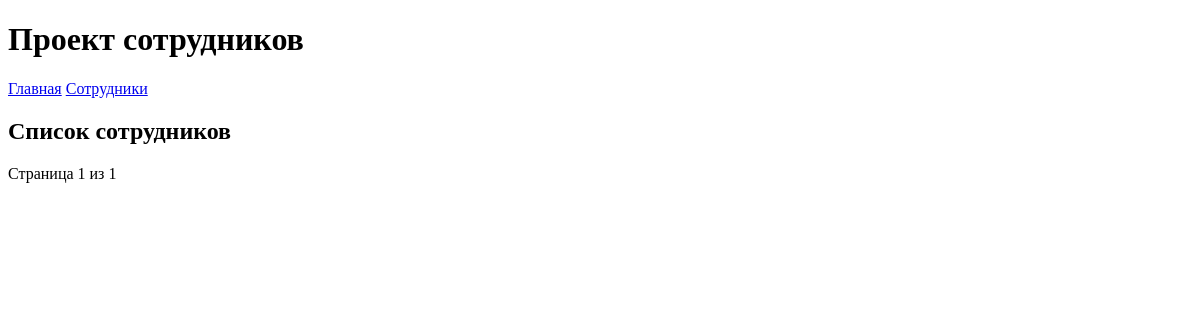
The app's page /employees/, older data.
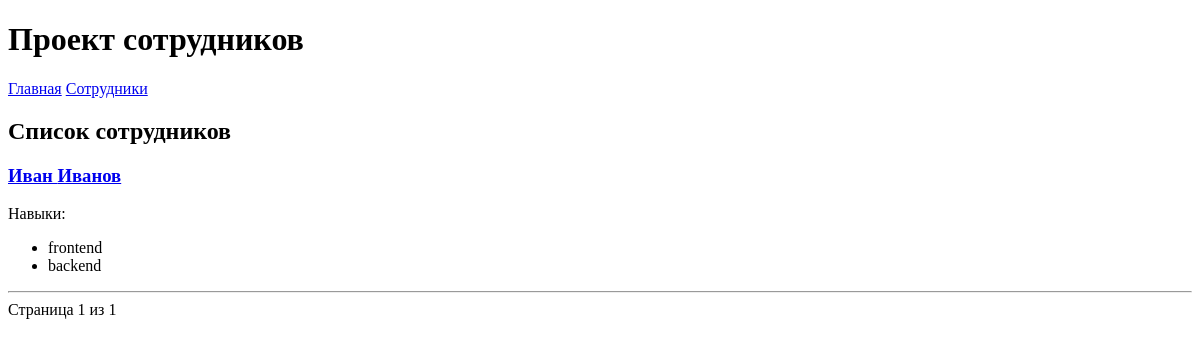
The same page, newer data.
### employees/models.py (models this page shows, shortened)
class Employee(models.Model):
    user = models.OneToOneField(User, on_delete=models.CASCADE)
    first_name = models.CharField(max_length=100)
    last_name = models.CharField(max_length=100)
    middle_name = models.CharField(max_length=100, blank=True)
    skills = models.ManyToManyField(Skill)
    skill_level = models.IntegerField()
    description = models.TextField()
    hire_date = models.DateField(null=True, blank=True)

class Skill(models.Model):
    name = models.CharField(max_length=100)

### employees/views.py (the view)
# urls.py: path('employees/', views.employee_list, name='employee_list'),
def employee_list(request):
    employees = Employee.objects.prefetch_related("skills", "images")
    paginator = Paginator(employees, 10)
    page_number = request.GET.get("page")
    page_obj = paginator.get_page(page_number)
    return render(request, "employee_list.html", {"page_obj": page_obj})

### templates/employee_list.html (shortened to what this page needs)
{% extends 'base.html' %}
{% block content %}
<h2>Список сотрудников</h2>
{% for emp in page_obj %}
    <div>
        <h3>
            <a href="{% url 'employee_detail' emp.id %}">
                {{ emp.first_name }} {{ emp.last_name }}
            </a>
        </h3>
        <p>Навыки:</p>
        <ul>
            {% for skill in emp.skills.all %}
                <li>{{ skill.name }}</li>
            {% empty %}
                <li>Навыки не указаны</li>
            {% endfor %}
        </ul>
    </div>
    <hr>
{% endfor %}
<div>
    <span>Страница {{ page_obj.number }} из {{ page_obj.paginator.num_pages }}</span>
</div>
{% endblock %}

Row changes from the older to the newer data that the page shows:
added Employee: first_name "Иван", last_name "Иванов"
added Skill: name "frontend"
added Skill: name "backend"
